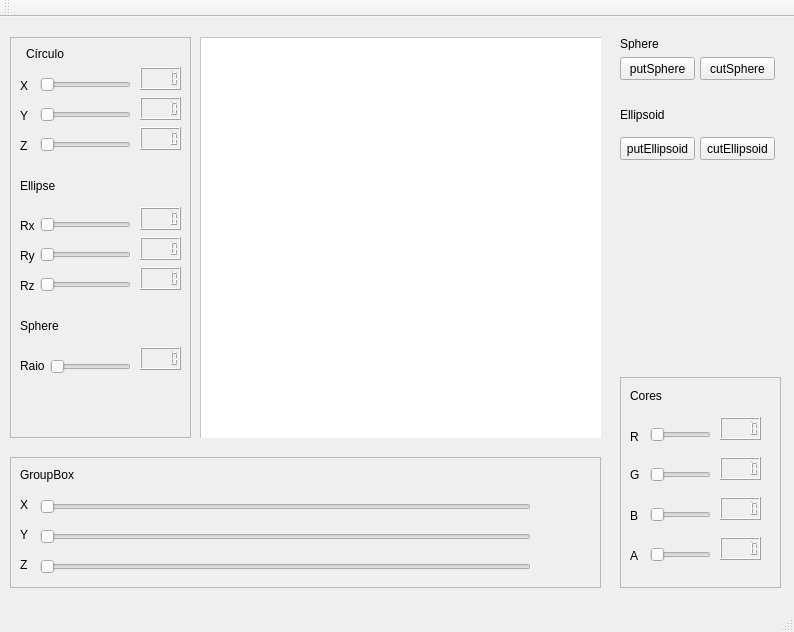
<?xml version="1.0" encoding="UTF-8"?>
<ui version="4.0">
 <class>MainWindow</class>
 <widget class="QMainWindow" name="MainWindow">
  <property name="geometry">
   <rect>
    <x>0</x>
    <y>0</y>
    <width>794</width>
    <height>632</height>
   </rect>
  </property>
  <property name="windowTitle">
   <string>MainWindow</string>
  </property>
  <widget class="QWidget" name="centralWidget">
   <widget class="Plotter" name="widget" native="true">
    <property name="geometry">
     <rect>
      <x>200</x>
      <y>20</y>
      <width>401</width>
      <height>401</height>
     </rect>
    </property>
    <widget class="DrawManager" name="plainTextEdit">
     <property name="geometry">
      <rect>
       <x>0</x>
       <y>0</y>
       <width>691</width>
       <height>441</height>
      </rect>
     </property>
     <property name="mouseTracking">
      <bool>true</bool>
     </property>
     <property name="styleSheet">
      <string notr="true">background-color: rgb(255, 255, 255);</string>
     </property>
    </widget>
   </widget>
   <widget class="QFrame" name="frame">
    <property name="geometry">
     <rect>
      <x>10</x>
      <y>20</y>
      <width>181</width>
      <height>401</height>
     </rect>
    </property>
    <property name="frameShape">
     <enum>QFrame::StyledPanel</enum>
    </property>
    <property name="frameShadow">
     <enum>QFrame::Raised</enum>
    </property>
    <widget class="QLabel" name="circulo">
     <property name="geometry">
      <rect>
       <x>16</x>
       <y>7</y>
       <width>61</width>
       <height>20</height>
      </rect>
     </property>
     <property name="text">
      <string>Círculo</string>
     </property>
    </widget>
    <widget class="QSlider" name="circuloX">
     <property name="geometry">
      <rect>
       <x>30</x>
       <y>40</y>
       <width>91</width>
       <height>16</height>
      </rect>
     </property>
     <property name="maximum">
      <number>50</number>
     </property>
     <property name="singleStep">
      <number>1</number>
     </property>
     <property name="orientation">
      <enum>Qt::Horizontal</enum>
     </property>
    </widget>
    <widget class="QSlider" name="circuloY">
     <property name="geometry">
      <rect>
       <x>30</x>
       <y>70</y>
       <width>91</width>
       <height>16</height>
      </rect>
     </property>
     <property name="orientation">
      <enum>Qt::Horizontal</enum>
     </property>
    </widget>
    <widget class="QSlider" name="circuloZ">
     <property name="geometry">
      <rect>
       <x>30</x>
       <y>100</y>
       <width>91</width>
       <height>16</height>
      </rect>
     </property>
     <property name="orientation">
      <enum>Qt::Horizontal</enum>
     </property>
    </widget>
    <widget class="QLabel" name="circulo_X">
     <property name="geometry">
      <rect>
       <x>10</x>
       <y>40</y>
       <width>21</width>
       <height>17</height>
      </rect>
     </property>
     <property name="text">
      <string>X</string>
     </property>
    </widget>
    <widget class="QLabel" name="circulo_Y">
     <property name="geometry">
      <rect>
       <x>10</x>
       <y>70</y>
       <width>16</width>
       <height>17</height>
      </rect>
     </property>
     <property name="text">
      <string>Y</string>
     </property>
    </widget>
    <widget class="QLabel" name="circulo_Z">
     <property name="geometry">
      <rect>
       <x>10</x>
       <y>100</y>
       <width>16</width>
       <height>17</height>
      </rect>
     </property>
     <property name="text">
      <string>Z</string>
     </property>
    </widget>
    <widget class="QLabel" name="Elipse">
     <property name="geometry">
      <rect>
       <x>10</x>
       <y>140</y>
       <width>67</width>
       <height>17</height>
      </rect>
     </property>
     <property name="text">
      <string>Ellipse</string>
     </property>
    </widget>
    <widget class="QLabel" name="elipse_Rx">
     <property name="geometry">
      <rect>
       <x>10</x>
       <y>180</y>
       <width>16</width>
       <height>17</height>
      </rect>
     </property>
     <property name="text">
      <string>Rx</string>
     </property>
    </widget>
    <widget class="QLabel" name="elipse_Ry">
     <property name="geometry">
      <rect>
       <x>10</x>
       <y>210</y>
       <width>16</width>
       <height>17</height>
      </rect>
     </property>
     <property name="text">
      <string>Ry</string>
     </property>
    </widget>
    <widget class="QLabel" name="elipse_Rz">
     <property name="geometry">
      <rect>
       <x>10</x>
       <y>240</y>
       <width>16</width>
       <height>17</height>
      </rect>
     </property>
     <property name="text">
      <string>Rz</string>
     </property>
    </widget>
    <widget class="QSlider" name="elipseRx">
     <property name="geometry">
      <rect>
       <x>30</x>
       <y>180</y>
       <width>91</width>
       <height>16</height>
      </rect>
     </property>
     <property name="orientation">
      <enum>Qt::Horizontal</enum>
     </property>
    </widget>
    <widget class="QSlider" name="elipseRy">
     <property name="geometry">
      <rect>
       <x>30</x>
       <y>210</y>
       <width>91</width>
       <height>16</height>
      </rect>
     </property>
     <property name="orientation">
      <enum>Qt::Horizontal</enum>
     </property>
    </widget>
    <widget class="QSlider" name="elipseRz">
     <property name="geometry">
      <rect>
       <x>30</x>
       <y>240</y>
       <width>91</width>
       <height>16</height>
      </rect>
     </property>
     <property name="orientation">
      <enum>Qt::Horizontal</enum>
     </property>
    </widget>
    <widget class="QLabel" name="esfera">
     <property name="geometry">
      <rect>
       <x>10</x>
       <y>280</y>
       <width>67</width>
       <height>17</height>
      </rect>
     </property>
     <property name="text">
      <string>Sphere</string>
     </property>
    </widget>
    <widget class="QLabel" name="esfera_Raio">
     <property name="geometry">
      <rect>
       <x>10</x>
       <y>320</y>
       <width>31</width>
       <height>17</height>
      </rect>
     </property>
     <property name="text">
      <string>Raio</string>
     </property>
    </widget>
    <widget class="QSlider" name="sphereRaio">
     <property name="geometry">
      <rect>
       <x>40</x>
       <y>320</y>
       <width>81</width>
       <height>20</height>
      </rect>
     </property>
     <property name="orientation">
      <enum>Qt::Horizontal</enum>
     </property>
    </widget>
    <widget class="QLCDNumber" name="lcdNumber_circX">
     <property name="geometry">
      <rect>
       <x>130</x>
       <y>30</y>
       <width>41</width>
       <height>23</height>
      </rect>
     </property>
     <property name="smallDecimalPoint">
      <bool>false</bool>
     </property>
     <property name="segmentStyle">
      <enum>QLCDNumber::Filled</enum>
     </property>
     <property name="value" stdset="0">
      <double>0.000000000000000</double>
     </property>
     <property name="intValue" stdset="0">
      <number>0</number>
     </property>
    </widget>
    <widget class="QLCDNumber" name="lcdNumber_circY">
     <property name="geometry">
      <rect>
       <x>130</x>
       <y>60</y>
       <width>41</width>
       <height>23</height>
      </rect>
     </property>
    </widget>
    <widget class="QLCDNumber" name="lcdNumber_circZ">
     <property name="geometry">
      <rect>
       <x>130</x>
       <y>90</y>
       <width>41</width>
       <height>23</height>
      </rect>
     </property>
    </widget>
    <widget class="QLCDNumber" name="lcdNumber_elipseRx">
     <property name="geometry">
      <rect>
       <x>130</x>
       <y>170</y>
       <width>41</width>
       <height>23</height>
      </rect>
     </property>
    </widget>
    <widget class="QLCDNumber" name="lcdNumber_ellipseRy">
     <property name="geometry">
      <rect>
       <x>130</x>
       <y>200</y>
       <width>41</width>
       <height>23</height>
      </rect>
     </property>
    </widget>
    <widget class="QLCDNumber" name="lcdNumber_ellipseRz">
     <property name="geometry">
      <rect>
       <x>130</x>
       <y>230</y>
       <width>41</width>
       <height>23</height>
      </rect>
     </property>
    </widget>
    <widget class="QLCDNumber" name="lcdNumber_sphereRaio">
     <property name="geometry">
      <rect>
       <x>130</x>
       <y>310</y>
       <width>41</width>
       <height>23</height>
      </rect>
     </property>
    </widget>
   </widget>
   <widget class="QPushButton" name="putSphere">
    <property name="geometry">
     <rect>
      <x>620</x>
      <y>40</y>
      <width>75</width>
      <height>23</height>
     </rect>
    </property>
    <property name="text">
     <string>putSphere</string>
    </property>
   </widget>
   <widget class="QPushButton" name="cutSphere">
    <property name="geometry">
     <rect>
      <x>700</x>
      <y>40</y>
      <width>75</width>
      <height>23</height>
     </rect>
    </property>
    <property name="text">
     <string>cutSphere</string>
    </property>
   </widget>
   <widget class="QLabel" name="label">
    <property name="geometry">
     <rect>
      <x>620</x>
      <y>20</y>
      <width>47</width>
      <height>13</height>
     </rect>
    </property>
    <property name="text">
     <string>Sphere</string>
    </property>
   </widget>
   <widget class="QLabel" name="label_2">
    <property name="geometry">
     <rect>
      <x>620</x>
      <y>90</y>
      <width>61</width>
      <height>16</height>
     </rect>
    </property>
    <property name="text">
     <string>Ellipsoid</string>
    </property>
   </widget>
   <widget class="QPushButton" name="putEllipsoid">
    <property name="geometry">
     <rect>
      <x>620</x>
      <y>120</y>
      <width>75</width>
      <height>23</height>
     </rect>
    </property>
    <property name="text">
     <string>putEllipsoid</string>
    </property>
   </widget>
   <widget class="QPushButton" name="cutEllipsoid">
    <property name="geometry">
     <rect>
      <x>700</x>
      <y>120</y>
      <width>75</width>
      <height>23</height>
     </rect>
    </property>
    <property name="text">
     <string>cutEllipsoid</string>
    </property>
   </widget>
   <widget class="QFrame" name="frame_2">
    <property name="geometry">
     <rect>
      <x>10</x>
      <y>440</y>
      <width>591</width>
      <height>131</height>
     </rect>
    </property>
    <property name="frameShape">
     <enum>QFrame::StyledPanel</enum>
    </property>
    <property name="frameShadow">
     <enum>QFrame::Raised</enum>
    </property>
    <widget class="QSlider" name="horizontalSlider">
     <property name="geometry">
      <rect>
       <x>30</x>
       <y>40</y>
       <width>491</width>
       <height>19</height>
      </rect>
     </property>
     <property name="orientation">
      <enum>Qt::Horizontal</enum>
     </property>
    </widget>
    <widget class="QSlider" name="horizontalSlider_2">
     <property name="geometry">
      <rect>
       <x>30</x>
       <y>70</y>
       <width>491</width>
       <height>19</height>
      </rect>
     </property>
     <property name="orientation">
      <enum>Qt::Horizontal</enum>
     </property>
    </widget>
    <widget class="QSlider" name="horizontalSlider_3">
     <property name="geometry">
      <rect>
       <x>30</x>
       <y>100</y>
       <width>491</width>
       <height>19</height>
      </rect>
     </property>
     <property name="orientation">
      <enum>Qt::Horizontal</enum>
     </property>
    </widget>
    <widget class="QLabel" name="label_3">
     <property name="geometry">
      <rect>
       <x>10</x>
       <y>40</y>
       <width>31</width>
       <height>16</height>
      </rect>
     </property>
     <property name="text">
      <string>X</string>
     </property>
    </widget>
    <widget class="QLabel" name="label_4">
     <property name="geometry">
      <rect>
       <x>10</x>
       <y>70</y>
       <width>21</width>
       <height>16</height>
      </rect>
     </property>
     <property name="text">
      <string>Y</string>
     </property>
    </widget>
    <widget class="QLabel" name="label_5">
     <property name="geometry">
      <rect>
       <x>10</x>
       <y>100</y>
       <width>16</width>
       <height>16</height>
      </rect>
     </property>
     <property name="text">
      <string>Z</string>
     </property>
    </widget>
    <widget class="QLabel" name="label_6">
     <property name="geometry">
      <rect>
       <x>10</x>
       <y>10</y>
       <width>71</width>
       <height>16</height>
      </rect>
     </property>
     <property name="text">
      <string>GroupBox</string>
     </property>
    </widget>
   </widget>
   <widget class="QFrame" name="frame_3">
    <property name="geometry">
     <rect>
      <x>620</x>
      <y>360</y>
      <width>161</width>
      <height>211</height>
     </rect>
    </property>
    <property name="frameShape">
     <enum>QFrame::StyledPanel</enum>
    </property>
    <property name="frameShadow">
     <enum>QFrame::Raised</enum>
    </property>
    <widget class="QSlider" name="cor_R">
     <property name="geometry">
      <rect>
       <x>30</x>
       <y>50</y>
       <width>61</width>
       <height>16</height>
      </rect>
     </property>
     <property name="orientation">
      <enum>Qt::Horizontal</enum>
     </property>
    </widget>
    <widget class="QSlider" name="cor_G">
     <property name="geometry">
      <rect>
       <x>30</x>
       <y>90</y>
       <width>61</width>
       <height>16</height>
      </rect>
     </property>
     <property name="orientation">
      <enum>Qt::Horizontal</enum>
     </property>
    </widget>
    <widget class="QSlider" name="cor_B">
     <property name="geometry">
      <rect>
       <x>30</x>
       <y>130</y>
       <width>61</width>
       <height>16</height>
      </rect>
     </property>
     <property name="orientation">
      <enum>Qt::Horizontal</enum>
     </property>
    </widget>
    <widget class="QLabel" name="label_7">
     <property name="geometry">
      <rect>
       <x>10</x>
       <y>50</y>
       <width>20</width>
       <height>20</height>
      </rect>
     </property>
     <property name="text">
      <string>R</string>
     </property>
    </widget>
    <widget class="QLabel" name="label_8">
     <property name="geometry">
      <rect>
       <x>10</x>
       <y>90</y>
       <width>21</width>
       <height>16</height>
      </rect>
     </property>
     <property name="text">
      <string>G</string>
     </property>
    </widget>
    <widget class="QLabel" name="label_9">
     <property name="geometry">
      <rect>
       <x>10</x>
       <y>130</y>
       <width>16</width>
       <height>17</height>
      </rect>
     </property>
     <property name="text">
      <string>B</string>
     </property>
    </widget>
    <widget class="QSlider" name="cor_A">
     <property name="geometry">
      <rect>
       <x>30</x>
       <y>170</y>
       <width>61</width>
       <height>16</height>
      </rect>
     </property>
     <property name="orientation">
      <enum>Qt::Horizontal</enum>
     </property>
    </widget>
    <widget class="QLabel" name="label_10">
     <property name="geometry">
      <rect>
       <x>10</x>
       <y>170</y>
       <width>16</width>
       <height>17</height>
      </rect>
     </property>
     <property name="text">
      <string>A</string>
     </property>
    </widget>
    <widget class="QLCDNumber" name="lcdNumber_8">
     <property name="geometry">
      <rect>
       <x>100</x>
       <y>40</y>
       <width>41</width>
       <height>23</height>
      </rect>
     </property>
    </widget>
    <widget class="QLCDNumber" name="lcdNumber_9">
     <property name="geometry">
      <rect>
       <x>100</x>
       <y>80</y>
       <width>41</width>
       <height>23</height>
      </rect>
     </property>
    </widget>
    <widget class="QLCDNumber" name="lcdNumber_10">
     <property name="geometry">
      <rect>
       <x>100</x>
       <y>160</y>
       <width>41</width>
       <height>23</height>
      </rect>
     </property>
    </widget>
    <widget class="QLCDNumber" name="lcdNumber_11">
     <property name="geometry">
      <rect>
       <x>100</x>
       <y>120</y>
       <width>41</width>
       <height>23</height>
      </rect>
     </property>
    </widget>
    <widget class="QLabel" name="label_11">
     <property name="geometry">
      <rect>
       <x>10</x>
       <y>10</y>
       <width>67</width>
       <height>17</height>
      </rect>
     </property>
     <property name="text">
      <string>Cores</string>
     </property>
    </widget>
   </widget>
  </widget>
  <widget class="QMenuBar" name="menuBar">
   <property name="geometry">
    <rect>
     <x>0</x>
     <y>0</y>
     <width>794</width>
     <height>22</height>
    </rect>
   </property>
  </widget>
  <widget class="QToolBar" name="mainToolBar">
   <attribute name="toolBarArea">
    <enum>TopToolBarArea</enum>
   </attribute>
   <attribute name="toolBarBreak">
    <bool>false</bool>
   </attribute>
  </widget>
  <widget class="QStatusBar" name="statusBar"/>
 </widget>
 <layoutdefault spacing="6" margin="11"/>
 <customwidgets>
  <customwidget>
   <class>Plotter</class>
   <extends>QWidget</extends>
   <header>plotter.h</header>
   <container>1</container>
   <slots>
    <slot>mudaAmplitude(int)</slot>
   </slots>
  </customwidget>
  <customwidget>
   <class>DrawManager</class>
   <extends>QPlainTextEdit</extends>
   <header>drawmanager.h</header>
  </customwidget>
 </customwidgets>
 <resources/>
 <connections>
  <connection>
   <sender>circuloX</sender>
   <signal>valueChanged(int)</signal>
   <receiver>lcdNumber_circX</receiver>
   <slot>display(int)</slot>
   <hints>
    <hint type="sourcelabel">
     <x>116</x>
     <y>93</y>
    </hint>
    <hint type="destinationlabel">
     <x>169</x>
     <y>95</y>
    </hint>
   </hints>
  </connection>
  <connection>
   <sender>circuloY</sender>
   <signal>valueChanged(int)</signal>
   <receiver>lcdNumber_circY</receiver>
   <slot>display(int)</slot>
   <hints>
    <hint type="sourcelabel">
     <x>88</x>
     <y>135</y>
    </hint>
    <hint type="destinationlabel">
     <x>152</x>
     <y>127</y>
    </hint>
   </hints>
  </connection>
  <connection>
   <sender>circuloZ</sender>
   <signal>valueChanged(int)</signal>
   <receiver>lcdNumber_circZ</receiver>
   <slot>display(int)</slot>
   <hints>
    <hint type="sourcelabel">
     <x>110</x>
     <y>161</y>
    </hint>
    <hint type="destinationlabel">
     <x>170</x>
     <y>157</y>
    </hint>
   </hints>
  </connection>
  <connection>
   <sender>elipseRx</sender>
   <signal>valueChanged(int)</signal>
   <receiver>lcdNumber_elipseRx</receiver>
   <slot>display(int)</slot>
   <hints>
    <hint type="sourcelabel">
     <x>95</x>
     <y>240</y>
    </hint>
    <hint type="destinationlabel">
     <x>157</x>
     <y>235</y>
    </hint>
   </hints>
  </connection>
  <connection>
   <sender>elipseRy</sender>
   <signal>valueChanged(int)</signal>
   <receiver>lcdNumber_ellipseRy</receiver>
   <slot>display(int)</slot>
   <hints>
    <hint type="sourcelabel">
     <x>88</x>
     <y>274</y>
    </hint>
    <hint type="destinationlabel">
     <x>164</x>
     <y>269</y>
    </hint>
   </hints>
  </connection>
  <connection>
   <sender>elipseRz</sender>
   <signal>valueChanged(int)</signal>
   <receiver>lcdNumber_ellipseRz</receiver>
   <slot>display(int)</slot>
   <hints>
    <hint type="sourcelabel">
     <x>100</x>
     <y>298</y>
    </hint>
    <hint type="destinationlabel">
     <x>160</x>
     <y>292</y>
    </hint>
   </hints>
  </connection>
  <connection>
   <sender>sphereRaio</sender>
   <signal>valueChanged(int)</signal>
   <receiver>lcdNumber_sphereRaio</receiver>
   <slot>display(int)</slot>
   <hints>
    <hint type="sourcelabel">
     <x>107</x>
     <y>384</y>
    </hint>
    <hint type="destinationlabel">
     <x>164</x>
     <y>382</y>
    </hint>
   </hints>
  </connection>
  <connection>
   <sender>cor_R</sender>
   <signal>valueChanged(int)</signal>
   <receiver>lcdNumber_8</receiver>
   <slot>display(int)</slot>
   <hints>
    <hint type="sourcelabel">
     <x>682</x>
     <y>452</y>
    </hint>
    <hint type="destinationlabel">
     <x>730</x>
     <y>449</y>
    </hint>
   </hints>
  </connection>
  <connection>
   <sender>cor_G</sender>
   <signal>valueChanged(int)</signal>
   <receiver>lcdNumber_9</receiver>
   <slot>display(int)</slot>
   <hints>
    <hint type="sourcelabel">
     <x>705</x>
     <y>491</y>
    </hint>
    <hint type="destinationlabel">
     <x>749</x>
     <y>491</y>
    </hint>
   </hints>
  </connection>
  <connection>
   <sender>cor_B</sender>
   <signal>valueChanged(int)</signal>
   <receiver>lcdNumber_11</receiver>
   <slot>display(int)</slot>
   <hints>
    <hint type="sourcelabel">
     <x>696</x>
     <y>528</y>
    </hint>
    <hint type="destinationlabel">
     <x>739</x>
     <y>528</y>
    </hint>
   </hints>
  </connection>
  <connection>
   <sender>cor_A</sender>
   <signal>valueChanged(int)</signal>
   <receiver>lcdNumber_10</receiver>
   <slot>display(int)</slot>
   <hints>
    <hint type="sourcelabel">
     <x>690</x>
     <y>568</y>
    </hint>
    <hint type="destinationlabel">
     <x>742</x>
     <y>567</y>
    </hint>
   </hints>
  </connection>
 </connections>
</ui>
